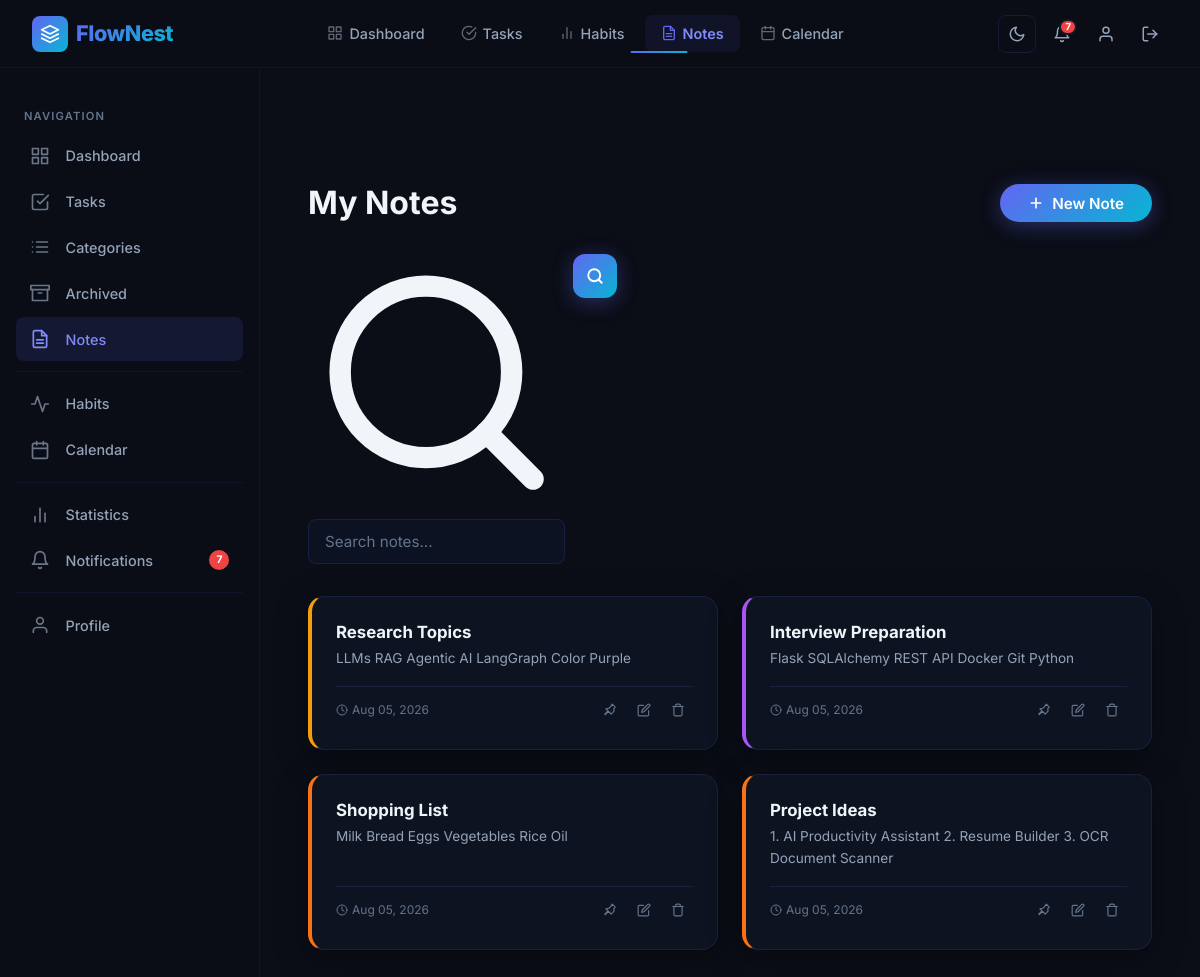
Screenshot of /notes/ (signed in) with the database file from the repository.
### app/models.py (models this page shows)
class Note(db.Model):
    __tablename__ = "notes"
    id = db.Column(
        db.Integer,
        primary_key=True
    )
    title = db.Column(
        db.String(150),
        nullable=False
    )
    content = db.Column(
        db.Text,
        nullable=False
    )
    color = db.Column(
        db.String(20),
        default="yellow"
    )
    is_pinned = db.Column(
        db.Boolean,
        default=False
    )
    created_at = db.Column(
        db.DateTime,
        default=datetime.utcnow
    )
    updated_at = db.Column(
        db.DateTime,
        default=datetime.utcnow,
        onupdate=datetime.utcnow
    )
    user_id = db.Column(
        db.Integer,
        db.ForeignKey("users.id"),
        nullable=False
    )
    user = db.relationship(
        "User",
        back_populates="notes"
    )

### app/routes/notes.py (the view, shortened to what this page needs)
@notes.route("/")
@login_required
def list_notes():
    search = request.args.get(
        "search",
        ""
    )
    query = Note.query.filter_by(
        user_id=current_user.id
    )
    notes = query.order_by(
        Note.is_pinned.desc(),
        Note.updated_at.desc()
    ).all()
    return render_template(
        "notes/notes.html",
        notes=notes,
        search=search
    )

### app/extensions.py (called while the page is built)
@login_manager.user_loader
def load_user(user_id):
    from app.models import User
    return User.query.get(int(user_id))

### app/templates/notes/notes.html (shortened to what this page needs)
{% extends "base.html" %}
{% block content %}
<div class="page-wrapper with-sidebar">
    <div class="page-content">
        <div class="page-header fade-in">
            <h2>My Notes</h2>
            <a href="{{ url_for('notes.create_note') }}" class="btn btn-primary">
                <svg width="16" height="16" viewBox="0 0 24 24" fill="none" stroke="currentColor" stroke-width="2.5"
                    stroke-linecap="round" stroke-linejoin="round">
                    <line x1="12" y1="5" x2="12" y2="19"></line>
                    <line x1="5" y1="12" x2="19" y2="12"></line>
                </svg>
                New Note
            </a>
        </div>
        <div class="notes-search-bar fade-in fade-in-delay-1">
            <form method="GET" action="{{ url_for('notes.list_notes') }}" class="notes-search-form">
                <div class="search-input-wrap">
                    <svg viewBox="0 0 24 24" fill="none" stroke="currentColor" stroke-width="2" stroke-linecap="round"
                        stroke-linejoin="round">
                        <circle cx="11" cy="11" r="8"></circle>
                        <line x1="21" y1="21" x2="16.65" y2="16.65"></line>
                    </svg>
                    <input type="text" name="search" value="{{ search }}" placeholder="Search notes..."
                        class="form-control" id="notes-search-input">
                </div>
                <button type="submit" class="btn btn-primary btn-icon-only">
                    <svg viewBox="0 0 24 24" fill="none" stroke="currentColor" stroke-width="2.5"
                        stroke-linecap="round" stroke-linejoin="round">
                        <circle cx="11" cy="11" r="8"></circle>
                        <line x1="21" y1="21" x2="16.65" y2="16.65"></line>
                    </svg>
                </button>
            </form>
        </div>
        {% if notes %}
        <div class="notes-grid">
            {% for note in notes %}
            <div class="glass-card note-card note-color-{{ note.color }} fade-in fade-in-delay-{{ loop.index % 4 }}" id="note-card-{{ note.id }}">
                <div class="note-card-body">
                    <h3 class="note-title">{{ note.title }}</h3>
                    <p class="note-content-preview">{{ note.content[:180] }}{% if note.content|length > 180 %}...{% endif %}</p>
                </div>
                <div class="note-card-footer">
                    <span class="note-timestamp">
                        <svg width="12" height="12" viewBox="0 0 24 24" fill="none" stroke="currentColor" stroke-width="2" stroke-linecap="round" stroke-linejoin="round">
                            <circle cx="12" cy="12" r="10"></circle>
                            <polyline points="12 6 12 12 16 14"></polyline>
                        </svg>
                        {{ note.updated_at.strftime("%b %d, %Y") }}
                    </span>
                    <div class="note-actions">
                        <a href="{{ url_for('notes.pin_note', note_id=note.id) }}" class="note-action-btn" title="{{ 'Unpin' if note.is_pinned else 'Pin' }}">
                            <svg width="14" height="14" viewBox="0 0 24 24" fill="{{ 'currentColor' if note.is_pinned else 'none' }}" stroke="currentColor" stroke-width="2" stroke-linecap="round" stroke-linejoin="round">
                                <path d="M16 2L21 7L18.5 9.5L19 14L14 19L13 18L9.5 14.5L4 20L3 19L8.5 13.5L5 10L10 9L12.5 6.5L16 2Z"/>
                            </svg>
                        </a>
                        <a href="{{ url_for('notes.update_note', note_id=note.id) }}" class="note-action-btn" title="Edit">
                            <svg width="14" height="14" viewBox="0 0 24 24" fill="none" stroke="currentColor" stroke-width="2" stroke-linecap="round" stroke-linejoin="round">
                                <path d="M11 4H4a2 2 0 0 0-2 2v14a2 2 0 0 0 2 2h14a2 2 0 0 0 2-2v-7"></path>
                                <path d="M18.5 2.5a2.121 2.121 0 0 1 3 3L12 15l-4 1 1-4 9.5-9.5z"></path>
                            </svg>
                        </a>
                        <a href="{{ url_for('notes.delete_note', note_id=note.id) }}" class="note-action-btn note-action-danger" title="Delete" onclick="return confirm('Delete this note?')">
                            <svg width="14" height="14" viewBox="0 0 24 24" fill="none" stroke="currentColor" stroke-width="2" stroke-linecap="round" stroke-linejoin="round">
                                <polyline points="3 6 5 6 21 6"></polyline>
                                <path d="M19 6v14a2 2 0 0 1-2 2H7a2 2 0 0 1-2-2V6m3 0V4a2 2 0 0 1 2-2h4a2 2 0 0 1 2 2v2"></path>
                            </svg>
                        </a>
                    </div>
                </div>
            </div>
            {% endfor %}
        </div>
        {% endif %}
    </div>
</div>
{% endblock %}

### rows the page displays
Note: title "Research Topics", content "LLMs RAG Agentic AI LangGraph Color Purple", updated_at "Aug 05, 2026", is_pinned False (drawn)
Note: title "Interview Preparation", content "Flask SQLAlchemy REST API Docker Git Python", updated_at "Aug 05, 2026", is_pinned False (drawn)
Note: title "Shopping List", content "Milk Bread Eggs Vegetables Rice Oil", updated_at "Aug 05, 2026", is_pinned False (drawn)
Note: title "Project Ideas", content "1. AI Productivity Assistant 2. Resume Builder 3. OCR Document Scanner", updated_at "Aug 05, 2026", is_pinned False (drawn)

### other values shown
{{ unread_count }} "7"
